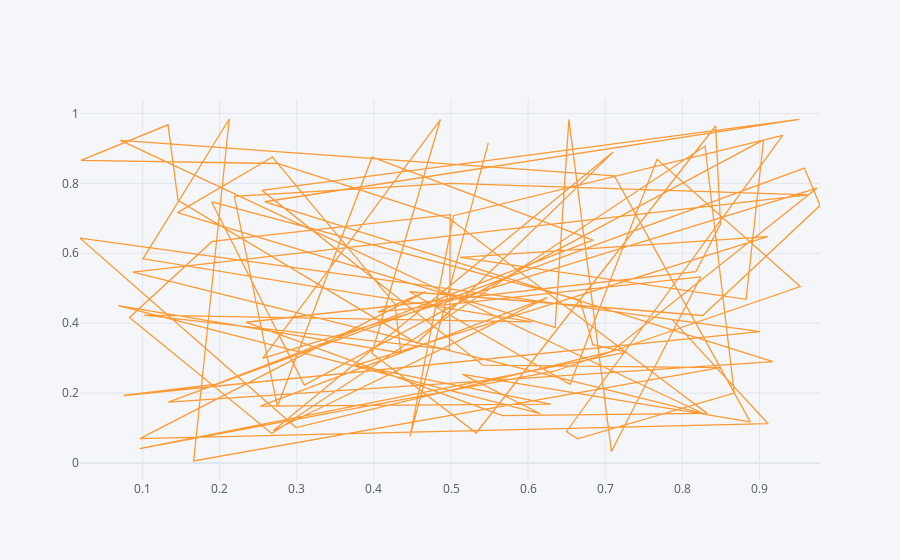

The cell this chart's notebook holds for it:
### Code cell
df.iplot(kind="scatter", x='a', y='b')
